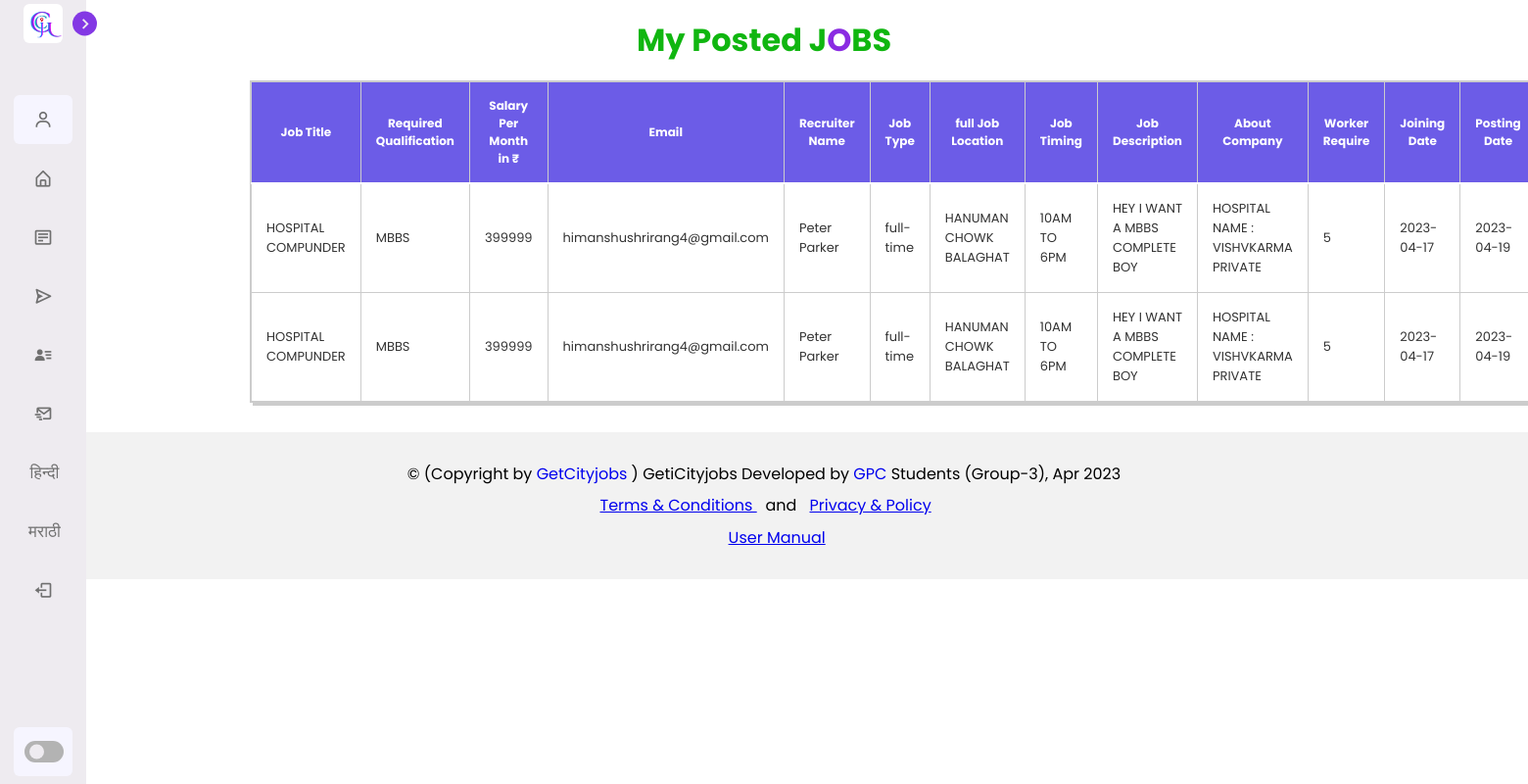
The app's page /view_my_jobs.php (signed in) with its own data.
### tables this page shows
CREATE TABLE `job` (
  `id` int(11) NOT NULL,
  `recruitername` varchar(255) DEFAULT NULL,
  `email` varchar(255) DEFAULT NULL,
  `qualification` varchar(255) DEFAULT NULL,
  `jobtitle` text DEFAULT NULL,
  `salary` int(255) DEFAULT NULL,
  `jobtype` char(255) DEFAULT NULL,
  `joblocation` varchar(300) DEFAULT NULL,
  `jobtiming` varchar(255) DEFAULT NULL,
  `jobdescription` varchar(300) DEFAULT NULL,
  `aboutcompany` varchar(300) DEFAULT NULL,
  `workerrequire` int(255) DEFAULT NULL,
  `postingdate` date DEFAULT NULL,
  `joiningdate` date DEFAULT NULL
);

### view_my_jobs.php (the view, shortened to what this page needs)
<!DOCTYPE html>
<html lang="en">
<head>
    <link rel="stylesheet" href="css/new_table1.css">
</head>
<body>
<?php include("Loader.php");?>
    <div class="container" style="display:flex;
    flex-direction: column; justify-content:center; align-items:center;">
        <h1>
            My Posted J<span style="color:blueviolet">O</span>BS
        </h1>
        <table style=" margin-left: 700px; ">
            <tr>
                <th>Job Title</th>
                <th>Required Qualification</th>
                <th>Salary Per Month in &#8377;</th>
                <th>Email</th>
                <th>Recruiter Name</th>
                <th>Job Type</th>
                <th>full Job Location</th>
                <th>Job Timing</th>
                <th>Job Description</th>
                <th>About Company</th>
                <th>Worker Require</th>
                <th>Joining Date</th>
                <th>Posting Date</th>
            </tr>
            <?php
            require_once("user_nav.php");
            $email = $_SESSION["login_email"];
            $findresult = mysqli_query($dbc, "SELECT * FROM job WHERE email='$email'");
            if (mysqli_num_rows($findresult) > 0) {
                while ($res = mysqli_fetch_array($findresult)) {
                    echo '<td>' . $res['jobtitle'] . '</td>';
                    echo '<td>' . $res['qualification'] . '</td>';
                    echo '<td>' . $res['salary'] . '</td>';
                    echo '<td>'.  $res['email'] . '</td>';
                    echo '<td>'.  $res['recruitername'] . '</td>';
                    echo '<td>' . $res['jobtype'] . '</td>';
                    echo '<td>' . $res['joblocation'] . '</td>';
                    echo '<td>' . $res['jobtiming'] . '</td>';
                    echo '<td>' . $res['jobdescription'] . '</td>';
                    echo '<td>' . $res['aboutcompany'] . '</td>';
                    echo '<td>' . $res['workerrequire'] . '</td>';
                    echo '<td>' . $res['joiningdate'] . '</td>';
                    echo '<td>' . $res['postingdate'] . '</td>';
                    echo "<td><a href=\"edit_jobs.php?id=$res[id]\"><input type='submit' value='Update job' class='button2'></a>";
                    echo "<td><a href=\"delete_jobs.php?id=$res[id]\" onclick=\"return confirm('are you sure want to delete?')\"><input type='submit' value='Delete job' class='button3'></a>";
                }
            } else {
                echo '<tr><td colspan="13">No job posts found.</td></tr>';
            }
            ?>
        </table>
    </div>
</body>
<?php
 require_once("footer.php");
?>
</html>

### css/new_table1.css (style rules this page uses)
table { display: inline-flex; border-collapse: collapse; box-align: center; border: 1px solid #ccc; box-shadow: 3px 3px 0px 0px rgba(0, 0, 0, 0.2); }
h1 { font-size: 32px; list-style: 24px; padding: 17px; text-align: center; color:rgb(16, 182, 16); }
th { background-color: #6c5ce7; color: #fff; padding: 15px; font-size: 12px; border: 1px solid #ccc; text-align: left; text-align: center; border-bottom: 2px solid #fff; }
td { background-color: #fff; color: #333; padding: 15px; font-size: 13px; border: 1px solid #ccc; }
body { background-color: #fff; }

### css/user_nav2.css (style rules this page uses)
* { margin: 0; padding: 0; box-sizing: border-box; font-family: 'Poppins', sans-serif; }
:root { --body-color: #e4e9f700; --sidebar-color: #eeebf0; --primary-color: #8338e4; --primary-color-light: #F6F5FF; --toggle-color: #b3b3b3; --text-color: #707070; --tran-03: all 0.2s ease; --tran-03: all 0.3s ease; --tran-04: all 0.3s ease; --tran-05: all 0.3s ease; }
body { min-height: 100vh; background-color: var(--body-color); transition: var(--tran-05); }

### records on screen
job: jobtitle "HOSPITAL COMPUNDER", qualification "MBBS", salary "399999", email "himanshushrirang4@gmail.com", recruitername "Peter Parker", jobtype "full-time", joblocation "HANUMAN CHOWK BALAGHAT", jobtiming "10AM TO 6PM", jobdescription "HEY I WANT A MBBS COMPLETE BOY", aboutcompany "HOSPITAL NAME : VISHVKARMA PRIVATE", workerrequire "5", joiningdate "2023-04-17", postingdate "2023-04-19"
job: jobtitle "HOSPITAL COMPUNDER", qualification "MBBS", salary "399999", email "himanshushrirang4@gmail.com", recruitername "Peter Parker", jobtype "full-time", joblocation "HANUMAN CHOWK BALAGHAT", jobtiming "10AM TO 6PM", jobdescription "HEY I WANT A MBBS COMPLETE BOY", aboutcompany "HOSPITAL NAME : VISHVKARMA PRIVATE", workerrequire "5", joiningdate "2023-04-17", postingdate "2023-04-19"
